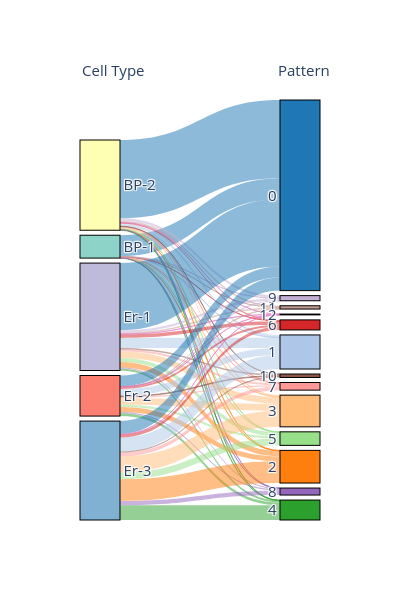

Write notebook code for a chart like this one.
### Markdown cell above
The correspondence between cell types and these CCC patterns can be inspected via alluvial plot"

### Code cell
ri.pl.alluvial_pattern(adata, 'celltype', savefig=False, showfig=True)
